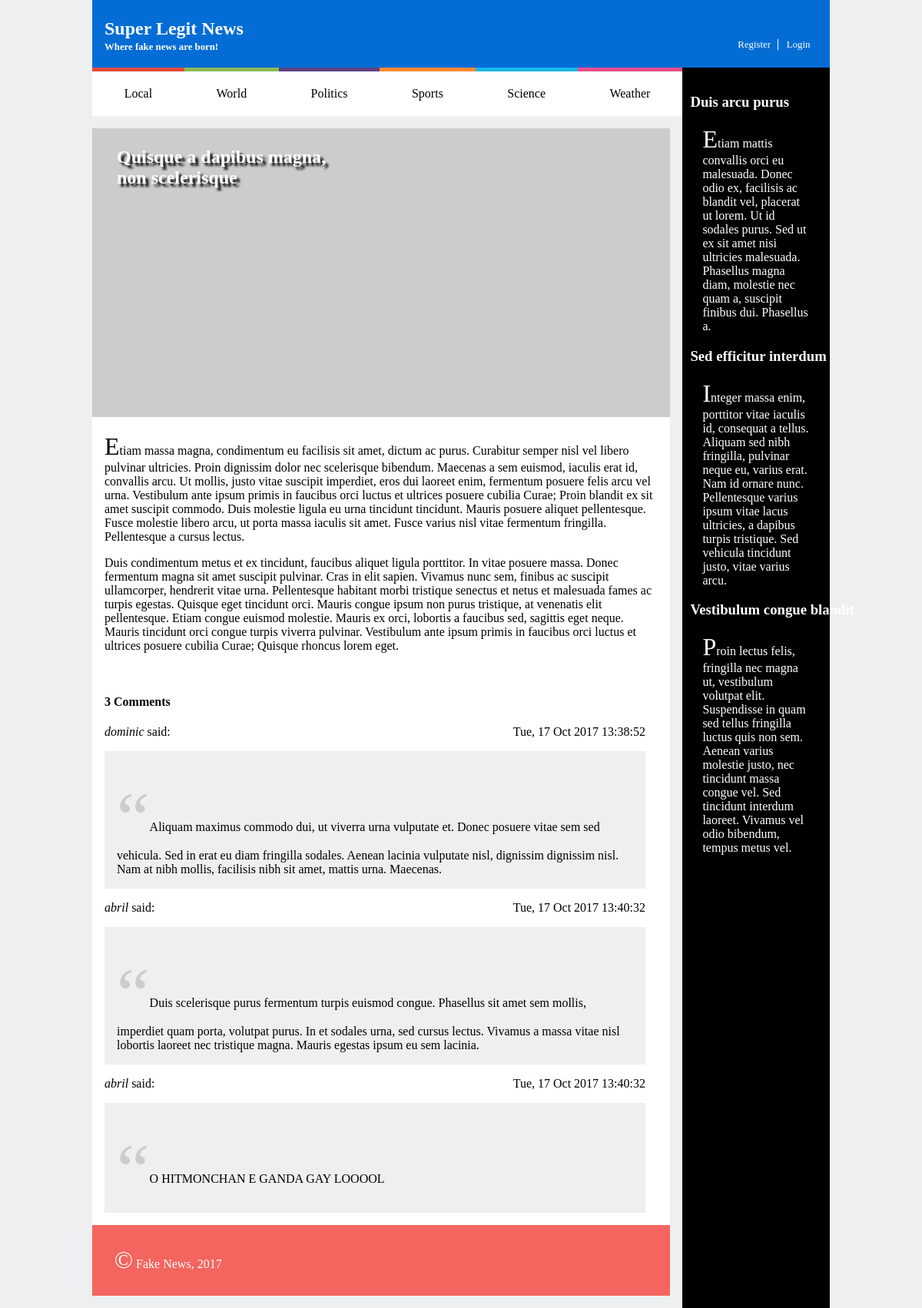
/news_item.php?id=4, run on an earlier commit of the app's database.
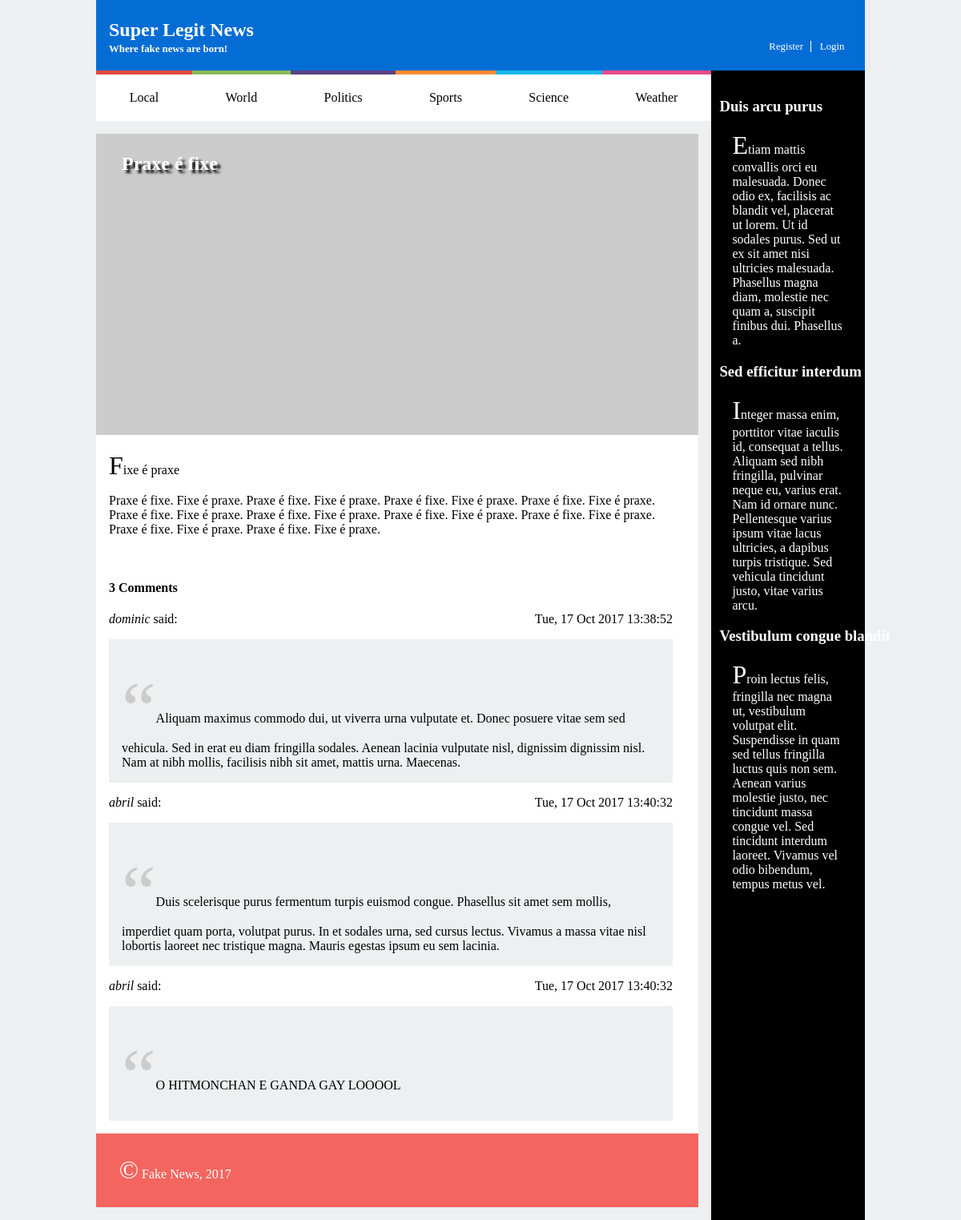
And on a later commit of the database.
### tables this page shows
CREATE TABLE news (
  id INTEGER PRIMARY KEY,
  title VARCHAR,
  published INTEGER, -- date when the article was published in epoch format
  tags VARCHAR, -- comma separated tags
  username VARCHAR REFERENCES users, -- who wrote the article
  introduction VARCHAR,
  fulltext VARCHAR
);

### news_item.php (called while the page is built)
<?php
  include_once('database/connection.php');
  include_once('database/item.php');
  include_once('database/comments.php');
  $article = getArticle();
  $comments = getComments();
  include('templates/header.php');
  include('templates/list_item.php');
  include('templates/footer.php');
?>

### database/item.php (called while the page is built)
<?php
function getArticle() {
    global $db;
    $stmt = $db->prepare('SELECT news.*, users.*, COUNT(comments.id) AS comments
                      FROM news LEFT JOIN users USING (username) LEFT JOIN comments ON comments.news_id = news.id
                      WHERE news.id = ?');
    $stmt->execute(array($_GET['id']));
    $article = $stmt->fetchAll();
    return $article;
}
?>

### database/comments.php (called while the page is built)
<?php
function getComments() {
    global $db;
    $stmt = $db->prepare('SELECT * FROM comments
                          WHERE news_id = ?');
    $stmt->execute(array($_GET['id']));
    $comments = $stmt->fetchAll();
    return $comments;
}
?>

### templates/list_item.php (the view)
<?php
echo '<article>';
echo '<header>';
echo '<h1><a href="item.html">' . $article[0]['title'] . '</a></h1>';
echo '</header>';
echo '<img src="http://lorempixel.com/600/300/business/" alt="">';
echo '<p>' . $article[0]['introduction'] . '</p>';
echo '<p>' . $article[0]['fulltext'] . '</p>';
echo '<p><a href="edit_news.php?id=' . $article[0]['id'] . '"> Edit article </a></p>';
echo '<section id="comments">';
echo '<h1>' . sizeof($comments) . ' Comments</h1>';
foreach($comments as $comment) {
    echo '<article class = "comment">';
    echo '<span class="user">' . $comment['username'] . '</span>';
    echo '<span class="date">' . substr(gmdate('r', $comment['published']), 0, -5) . '</span>';
    echo '<p>' . $comment['text'] . '</p>';
    echo '</article>';
}
?>

What changed in the data, as far as the page shows it:
changed news: title "Quisque a dapibus magna, non scelerisque" → "Praxe é fixe"; introduction "Etiam massa magna, condimentum eu facilisis sit amet, dictum ac purus. Curabitur semper nisl vel libero pulvinar ultricies. Proin dignissim dolor nec scelerisque bibendum. Maecenas a sem euismod, iaculis erat id, convallis arcu. Ut mollis, justo vitae suscipit imperdiet, eros dui laoreet enim, fermentum posuere felis arcu vel urna. Vestibulum ante ipsum primis in faucibus orci luctus et ultrices posuere cubilia Curae; Proin blandit ex sit amet suscipit commodo. Duis molestie ligula eu urna tincidunt tincidunt. Mauris posuere aliquet pellentesque. Fusce molestie libero arcu, ut porta massa iaculis sit amet. Fusce varius nisl vitae fermentum fringilla. Pellentesque a cursus lectus." → "Fixe é praxe"; fulltext "Duis condimentum metus et ex tincidunt, faucibus aliquet ligula porttitor. In vitae posuere massa. Donec fermentum magna sit amet suscipit pulvinar. Cras in elit sapien. Vivamus nunc sem, finibus ac suscipit ullamcorper, hendrerit vitae urna. Pellentesque habitant morbi tristique senectus et netus et malesuada fames ac turpis egestas. Quisque eget tincidunt orci. Mauris congue ipsum non purus tristique, at venenatis elit pellentesque. Etiam congue euismod molestie. Mauris ex orci, lobortis a faucibus sed, sagittis eget neque. Mauris tincidunt orci congue turpis viverra pulvinar. Vestibulum ante ipsum primis in faucibus orci luctus et ultrices posuere cubilia Curae; Quisque rhoncus lorem…" → "Praxe é fixe. Fixe é praxe. Praxe é fixe. Fixe é praxe. Praxe é fixe. Fixe é praxe. Praxe é fixe. Fixe é praxe. Praxe é fixe. Fixe é praxe. Praxe é fixe. Fixe é praxe. Praxe é fixe. Fixe é praxe. Praxe é fixe. Fixe é praxe. Praxe é fixe. Fixe é praxe. Praxe é fixe. Fixe é praxe."
